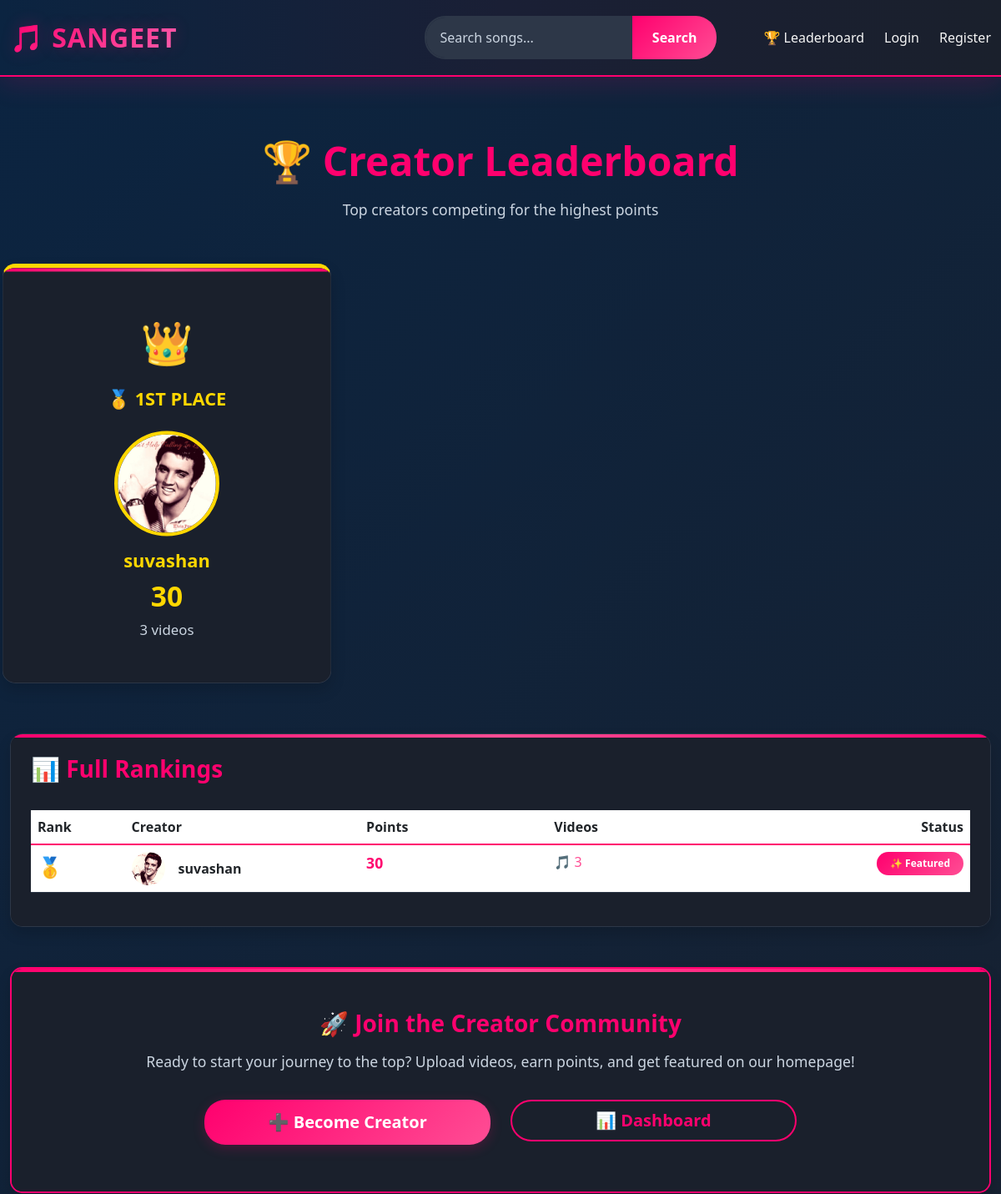
The app's page /leaderboard/ (upper part), older data.
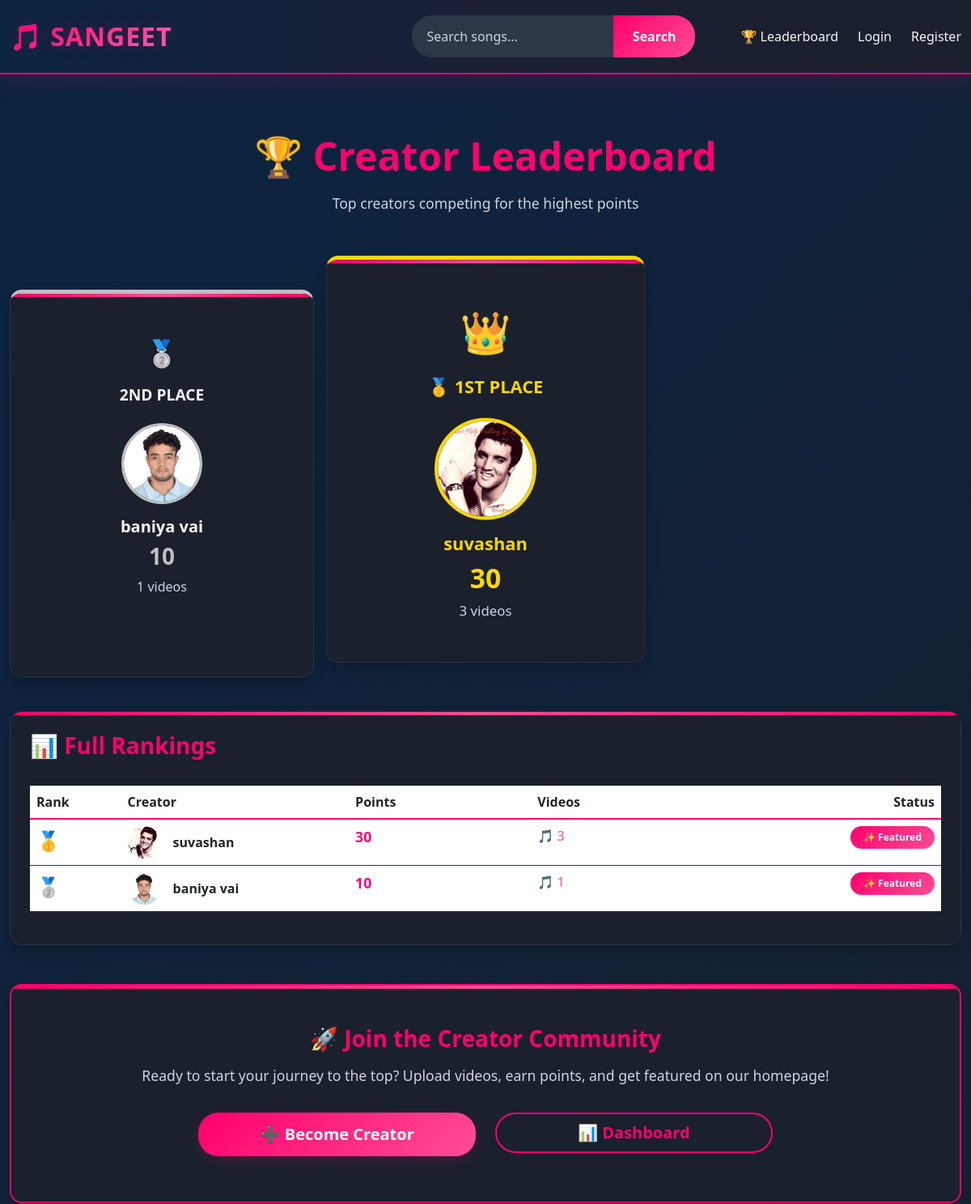
The same page, newer data.
### music/models.py (models this page shows, shortened)
class Creator(models.Model):
    user = models.OneToOneField(User, on_delete=models.CASCADE, related_name='creator_profile')
    bio = models.TextField(blank=True, null=True)
    profile_image = models.ImageField(upload_to='creators/', blank=True, null=True)
    total_points = models.IntegerField(default=0)
    total_videos = models.IntegerField(default=0)
    created_at = models.DateTimeField(auto_now_add=True)
    is_featured = models.BooleanField(default=False)
    class Meta:
        ordering = ['-total_points']

### music/views.py (the view)
# urls.py: path('leaderboard/', views.leaderboard, name='leaderboard'),
def leaderboard(request):
    top_creators = Creator.objects.filter(total_points__gt=0).order_by('-total_points')[:10]
    context = {
        'top_creators': top_creators,
    }
    return render(request, 'leaderboard.html', context)

### music/templates/leaderboard.html (shortened to what the changed rows need)
{% extends 'base.html' %}
{% block content %}
<div class="container">
    <div class="row mb-5 mt-4">
        <div class="col-md-12">
            <div class="text-center">
                <h1 style="color: var(--accent-pink); font-size: 3rem; margin-bottom: 1rem;">🏆 Creator Leaderboard</h1>
            </div>
        </div>
    </div>
    {% if top_creators %}
    <div class="row mb-5">
        {% if top_creators|length >= 2 %}
        <div class="col-md-4 mb-4">
            <div class="card shadow h-100" style="border-top: 5px solid #c0c0c0; transform: translateY(30px);">
                <div class="card-body text-center p-5">
                    <div style="font-size: 2rem; margin-bottom: 1rem;">🥈</div>
                    <h4 style="font-size: 1.2rem; margin-bottom: 0.5rem;">2ND PLACE</h4>
                    {% if top_creators.1.profile_image %}
                        <img src="{{ top_creators.1.profile_image.url }}" alt="{{ top_creators.1.user.username }}"
                             style="width: 100px; height: 100px; border-radius: 50%; object-fit: cover; margin: 1rem 0; border: 3px solid #c0c0c0;">
                    {% else %}
                        <div style="width: 100px; height: 100px; border-radius: 50%; background-color: #c0c0c0; display: flex; align-items: center; justify-content: center; margin: 1rem auto; color: white; font-size: 2.5rem;">
                            👤
                        </div>
                    {% endif %}
                    <h5 style="color: var(--text-light); margin-bottom: 0.5rem;">{{ top_creators.1.user.username }}</h5>
                    <h3 style="color: #c0c0c0; font-weight: bold; margin-bottom: 0.5rem;">{{ top_creators.1.total_points }}</h3>
                    <p class="text-muted mb-0">{{ top_creators.1.total_videos }} videos</p>
                </div>
            </div>
        </div>
        {% endif %}
        {% if top_creators|length >= 1 %}
        <div class="col-md-4 mb-4">
            <div class="card shadow h-100" style="border-top: 5px solid #ffd700; transform: scale(1.05);">
                <div class="card-body text-center p-5">
                    <div style="font-size: 3rem; margin-bottom: 1rem;">👑</div>
                    <h4 style="font-size: 1.3rem; margin-bottom: 0.5rem; color: #ffd700;">🥇 1ST PLACE</h4>
                    {% if top_creators.0.profile_image %}
                        <img src="{{ top_creators.0.profile_image.url }}" alt="{{ top_creators.0.user.username }}"
                             style="width: 120px; height: 120px; border-radius: 50%; object-fit: cover; margin: 1rem 0; border: 4px solid #ffd700;">
                    {% else %}
                        <div style="width: 120px; height: 120px; border-radius: 50%; background: linear-gradient(135deg, #ffd700, #ffed4e); display: flex; align-items: center; justify-content: center; margin: 1rem auto; color: white; font-size: 3rem;">
                            👤
                        </div>
                    {% endif %}
                    <h5 style="color: #ffd700; font-weight: bold; font-size: 1.3rem; margin-bottom: 0.5rem;">{{ top_creators.0.user.username }}</h5>
                    <h3 style="color: #ffd700; font-weight: bold; font-size: 2rem; margin-bottom: 0.5rem;">{{ top_creators.0.total_points }}</h3>
                    <p class="text-muted mb-0">{{ top_creators.0.total_videos }} videos</p>
                </div>
            </div>
        </div>
        {% endif %}
    </div>
    {% endif %}
    <div class="row mb-5">
        <div class="col-md-12">
            <div class="card shadow">
                <div class="card-body p-4">
                    {% if top_creators %}
                    <div class="table-responsive">
                        <table class="table" style="color: var(--text-light);">
                            <thead style="background: linear-gradient(135deg, var(--secondary-dark-blue) 0%, rgba(255, 0, 110, 0.1) 100%); border-bottom: 2px solid var(--accent-pink);">
                                <tr>
                                    <th style="width: 10%;">Rank</th>
                                    <th style="width: 25%;">Creator</th>
                                    <th style="width: 20%;">Points</th>
                                    <th style="width: 20%;">Videos</th>
                                    <th style="width: 25%; text-align: right;">Status</th>
                                </tr>
                            </thead>
                            <tbody>
                                {% for creator in top_creators %}
                                <tr style="border-bottom: 1px solid var(--border-color);">
                                    <td>
                                        {% if forloop.counter == 1 %}
                                            <span style="font-size: 1.5rem;">🥇</span>
                                        {% elif forloop.counter == 2 %}
                                            <span style="font-size: 1.5rem;">🥈</span>
                                        {% elif forloop.counter == 3 %}
                                            <span style="font-size: 1.5rem;">🥉</span>
                                        {% else %}
                                            <strong style="color: var(--accent-pink);">#{{ forloop.counter }}</strong>
                                        {% endif %}
                                    </td>
                                    <td>
                                        <div style="display: flex; align-items: center; gap: 1rem;">
                                            {% if creator.profile_image %}
                                                <img src="{{ creator.profile_image.url }}" alt="{{ creator.user.username }}"
                                                     style="width: 40px; height: 40px; border-radius: 50%; object-fit: cover;">
                                            {% else %}
                                                <div style="width: 40px; height: 40px; border-radius: 50%; background-color: var(--accent-pink); display: flex; align-items: center; justify-content: center; color: white;">
                                                    👤
                                                </div>
                                            {% endif %}
                                            <strong>{{ creator.user.username }}</strong>
                                        </div>
                                    </td>
                                    <td>
                                        <strong style="color: var(--accent-pink); font-size: 1.1rem;">{{ creator.total_points }}</strong>
                                    </td>
                                    <td>
                                        <span style="color: var(--light-pink);">🎵 {{ creator.total_videos }}</span>
                                    </td>
                                    <td style="text-align: right;">
                                        {% if forloop.counter <= 3 %}
                                            <span class="badge" style="background: linear-gradient(135deg, var(--accent-pink), var(--light-pink)); padding: 0.5rem 1rem;">
                                                ✨ Featured
                                            </span>
                                        {% else %}
                                            <span class="badge bg-secondary">Active</span>
                                        {% endif %}
                                    </td>
                                </tr>
                                {% endfor %}
                            </tbody>
                        </table>
                    </div>
                    {% else %}
                    <div class="alert alert-info text-center p-5">
                        <h5>📭 No Creators Yet</h5>
                        <p class="text-muted">Be the first creator on Sangeet! Start by uploading your first video.</p>
                    </div>
                    {% endif %}
                </div>
            </div>
        </div>
    </div>
</div>
{% endblock %}

Row changes from the older to the newer data that the page shows:
added Creator: profile_image (picture), user.username "baniya vai", total_points "10", total_videos "1"
Text that changed along with them:
text now shown: "🥈 2ND PLACE videos"
